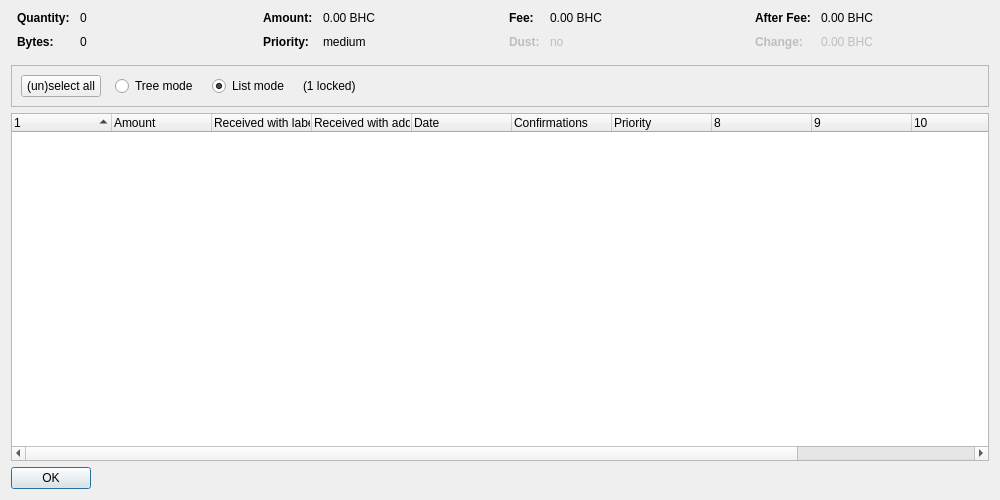
<?xml version="1.0" encoding="UTF-8"?>
<ui version="4.0">
 <class>SigmaCoinControlDialog</class>
 <widget class="QDialog" name="SigmaCoinControlDialog">
  <property name="geometry">
   <rect>
    <x>0</x>
    <y>0</y>
    <width>1000</width>
    <height>500</height>
   </rect>
  </property>
  <property name="windowTitle">
   <string>Coin Selection</string>
  </property>
  <layout class="QVBoxLayout" name="verticalLayout">
   <item>
    <layout class="QHBoxLayout" name="horizontalLayoutTop" stretch="0,0,0,0">
     <property name="topMargin">
      <number>0</number>
     </property>
     <property name="bottomMargin">
      <number>10</number>
     </property>
     <item>
      <layout class="QFormLayout" name="formLayoutCoinControl1">
       <property name="horizontalSpacing">
        <number>10</number>
       </property>
       <property name="verticalSpacing">
        <number>10</number>
       </property>
       <property name="leftMargin">
        <number>6</number>
       </property>
       <property name="rightMargin">
        <number>6</number>
       </property>
       <item row="0" column="0">
        <widget class="QLabel" name="labelCoinControlQuantityText">
         <property name="font">
          <font>
           <weight>75</weight>
           <bold>true</bold>
          </font>
         </property>
         <property name="text">
          <string>Quantity:</string>
         </property>
        </widget>
       </item>
       <item row="0" column="1">
        <widget class="QLabel" name="labelCoinControlQuantity">
         <property name="cursor">
          <cursorShape>IBeamCursor</cursorShape>
         </property>
         <property name="contextMenuPolicy">
          <enum>Qt::ActionsContextMenu</enum>
         </property>
         <property name="text">
          <string notr="true">0</string>
         </property>
         <property name="textInteractionFlags">
          <set>Qt::LinksAccessibleByMouse|Qt::TextSelectableByKeyboard|Qt::TextSelectableByMouse</set>
         </property>
        </widget>
       </item>
       <item row="1" column="0">
        <widget class="QLabel" name="labelCoinControlBytesText">
         <property name="font">
          <font>
           <weight>75</weight>
           <bold>true</bold>
          </font>
         </property>
         <property name="text">
          <string>Bytes:</string>
         </property>
        </widget>
       </item>
       <item row="1" column="1">
        <widget class="QLabel" name="labelCoinControlBytes">
         <property name="cursor">
          <cursorShape>IBeamCursor</cursorShape>
         </property>
         <property name="contextMenuPolicy">
          <enum>Qt::ActionsContextMenu</enum>
         </property>
         <property name="text">
          <string notr="true">0</string>
         </property>
         <property name="textInteractionFlags">
          <set>Qt::LinksAccessibleByMouse|Qt::TextSelectableByKeyboard|Qt::TextSelectableByMouse</set>
         </property>
        </widget>
       </item>
      </layout>
     </item>
     <item>
      <layout class="QFormLayout" name="formLayoutCoinControl2">
       <property name="horizontalSpacing">
        <number>10</number>
       </property>
       <property name="verticalSpacing">
        <number>10</number>
       </property>
       <property name="leftMargin">
        <number>6</number>
       </property>
       <property name="rightMargin">
        <number>6</number>
       </property>
       <item row="0" column="0">
        <widget class="QLabel" name="labelCoinControlAmountText">
         <property name="font">
          <font>
           <weight>75</weight>
           <bold>true</bold>
          </font>
         </property>
         <property name="text">
          <string>Amount:</string>
         </property>
        </widget>
       </item>
       <item row="0" column="1">
        <widget class="QLabel" name="labelCoinControlAmount">
         <property name="cursor">
          <cursorShape>IBeamCursor</cursorShape>
         </property>
         <property name="contextMenuPolicy">
          <enum>Qt::ActionsContextMenu</enum>
         </property>
         <property name="text">
          <string notr="true">0.00 BHC</string>
         </property>
         <property name="textInteractionFlags">
          <set>Qt::LinksAccessibleByMouse|Qt::TextSelectableByKeyboard|Qt::TextSelectableByMouse</set>
         </property>
        </widget>
       </item>
       <item row="1" column="0">
        <widget class="QLabel" name="labelCoinControlPriorityText">
         <property name="font">
          <font>
           <weight>75</weight>
           <bold>true</bold>
          </font>
         </property>
         <property name="text">
          <string>Priority:</string>
         </property>
        </widget>
       </item>
       <item row="1" column="1">
        <widget class="QLabel" name="labelCoinControlPriority">
         <property name="cursor">
          <cursorShape>IBeamCursor</cursorShape>
         </property>
         <property name="contextMenuPolicy">
          <enum>Qt::ActionsContextMenu</enum>
         </property>
         <property name="text">
          <string notr="true">medium</string>
         </property>
         <property name="textInteractionFlags">
          <set>Qt::LinksAccessibleByMouse|Qt::TextSelectableByKeyboard|Qt::TextSelectableByMouse</set>
         </property>
        </widget>
       </item>
      </layout>
     </item>
     <item>
      <layout class="QFormLayout" name="formLayoutCoinControl3">
       <property name="horizontalSpacing">
        <number>10</number>
       </property>
       <property name="verticalSpacing">
        <number>10</number>
       </property>
       <property name="leftMargin">
        <number>6</number>
       </property>
       <property name="rightMargin">
        <number>6</number>
       </property>
       <item row="0" column="0">
        <widget class="QLabel" name="labelCoinControlFeeText">
         <property name="font">
          <font>
           <weight>75</weight>
           <bold>true</bold>
          </font>
         </property>
         <property name="text">
          <string>Fee:</string>
         </property>
        </widget>
       </item>
       <item row="0" column="1">
        <widget class="QLabel" name="labelCoinControlFee">
         <property name="cursor">
          <cursorShape>IBeamCursor</cursorShape>
         </property>
         <property name="contextMenuPolicy">
          <enum>Qt::ActionsContextMenu</enum>
         </property>
         <property name="text">
          <string notr="true">0.00 BHC</string>
         </property>
         <property name="textInteractionFlags">
          <set>Qt::LinksAccessibleByMouse|Qt::TextSelectableByKeyboard|Qt::TextSelectableByMouse</set>
         </property>
        </widget>
       </item>
       <item row="1" column="0">
        <widget class="QLabel" name="labelCoinControlLowOutputText">
         <property name="enabled">
          <bool>false</bool>
         </property>
         <property name="font">
          <font>
           <weight>75</weight>
           <bold>true</bold>
          </font>
         </property>
         <property name="text">
          <string>Dust:</string>
         </property>
        </widget>
       </item>
       <item row="1" column="1">
        <widget class="QLabel" name="labelCoinControlLowOutput">
         <property name="enabled">
          <bool>false</bool>
         </property>
         <property name="cursor">
          <cursorShape>IBeamCursor</cursorShape>
         </property>
         <property name="contextMenuPolicy">
          <enum>Qt::ActionsContextMenu</enum>
         </property>
         <property name="text">
          <string notr="true">no</string>
         </property>
         <property name="textInteractionFlags">
          <set>Qt::LinksAccessibleByMouse|Qt::TextSelectableByKeyboard|Qt::TextSelectableByMouse</set>
         </property>
        </widget>
       </item>
      </layout>
     </item>
     <item>
      <layout class="QFormLayout" name="formLayoutCoinControl4">
       <property name="horizontalSpacing">
        <number>10</number>
       </property>
       <property name="verticalSpacing">
        <number>10</number>
       </property>
       <property name="leftMargin">
        <number>6</number>
       </property>
       <property name="rightMargin">
        <number>6</number>
       </property>
       <item row="0" column="0">
        <widget class="QLabel" name="labelCoinControlAfterFeeText">
         <property name="font">
          <font>
           <weight>75</weight>
           <bold>true</bold>
          </font>
         </property>
         <property name="text">
          <string>After Fee:</string>
         </property>
        </widget>
       </item>
       <item row="0" column="1">
        <widget class="QLabel" name="labelCoinControlAfterFee">
         <property name="cursor">
          <cursorShape>IBeamCursor</cursorShape>
         </property>
         <property name="contextMenuPolicy">
          <enum>Qt::ActionsContextMenu</enum>
         </property>
         <property name="text">
          <string notr="true">0.00 BHC</string>
         </property>
         <property name="textInteractionFlags">
          <set>Qt::LinksAccessibleByMouse|Qt::TextSelectableByKeyboard|Qt::TextSelectableByMouse</set>
         </property>
        </widget>
       </item>
       <item row="1" column="0">
        <widget class="QLabel" name="labelCoinControlChangeText">
         <property name="enabled">
          <bool>false</bool>
         </property>
         <property name="font">
          <font>
           <weight>75</weight>
           <bold>true</bold>
          </font>
         </property>
         <property name="text">
          <string>Change:</string>
         </property>
        </widget>
       </item>
       <item row="1" column="1">
        <widget class="QLabel" name="labelCoinControlChange">
         <property name="enabled">
          <bool>false</bool>
         </property>
         <property name="cursor">
          <cursorShape>IBeamCursor</cursorShape>
         </property>
         <property name="contextMenuPolicy">
          <enum>Qt::ActionsContextMenu</enum>
         </property>
         <property name="text">
          <string notr="true">0.00 BHC</string>
         </property>
         <property name="textInteractionFlags">
          <set>Qt::LinksAccessibleByMouse|Qt::TextSelectableByKeyboard|Qt::TextSelectableByMouse</set>
         </property>
        </widget>
       </item>
      </layout>
     </item>
    </layout>
   </item>
   <item>
    <widget class="QFrame" name="frame">
     <property name="minimumSize">
      <size>
       <width>0</width>
       <height>40</height>
      </size>
     </property>
     <property name="frameShape">
      <enum>QFrame::StyledPanel</enum>
     </property>
     <property name="frameShadow">
      <enum>QFrame::Sunken</enum>
     </property>
     <layout class="QHBoxLayout" name="horizontalLayout">
      <item>
       <layout class="QHBoxLayout" name="horizontalLayoutPanel" stretch="0,0,0,0,0">
        <property name="spacing">
         <number>14</number>
        </property>
        <item>
         <widget class="QPushButton" name="pushButtonSelectAll">
          <property name="sizePolicy">
           <sizepolicy hsizetype="Maximum" vsizetype="Fixed">
            <horstretch>0</horstretch>
            <verstretch>0</verstretch>
           </sizepolicy>
          </property>
          <property name="text">
           <string>(un)select all</string>
          </property>
          <property name="autoDefault">
           <bool>false</bool>
          </property>
         </widget>
        </item>
        <item>
         <widget class="QRadioButton" name="radioTreeMode">
          <property name="sizePolicy">
           <sizepolicy hsizetype="Maximum" vsizetype="Fixed">
            <horstretch>0</horstretch>
            <verstretch>0</verstretch>
           </sizepolicy>
          </property>
          <property name="text">
           <string>Tree mode</string>
          </property>
         </widget>
        </item>
        <item>
         <widget class="QRadioButton" name="radioListMode">
          <property name="sizePolicy">
           <sizepolicy hsizetype="Maximum" vsizetype="Fixed">
            <horstretch>0</horstretch>
            <verstretch>0</verstretch>
           </sizepolicy>
          </property>
          <property name="text">
           <string>List mode</string>
          </property>
          <property name="checked">
           <bool>true</bool>
          </property>
         </widget>
        </item>
        <item>
         <widget class="QLabel" name="labelLocked">
          <property name="text">
           <string notr="true">(1 locked)</string>
          </property>
         </widget>
        </item>
        <item>
         <spacer name="horizontalSpacer">
          <property name="orientation">
           <enum>Qt::Horizontal</enum>
          </property>
          <property name="sizeHint" stdset="0">
           <size>
            <width>40</width>
            <height>20</height>
           </size>
          </property>
         </spacer>
        </item>
       </layout>
      </item>
     </layout>
    </widget>
   </item>
   <item>
    <widget class="CoinControlTreeWidget" name="treeWidget">
     <property name="contextMenuPolicy">
      <enum>Qt::CustomContextMenu</enum>
     </property>
     <property name="sortingEnabled">
      <bool>false</bool>
     </property>
     <property name="columnCount">
      <number>12</number>
     </property>
     <attribute name="headerShowSortIndicator" stdset="0">
      <bool>true</bool>
     </attribute>
     <attribute name="headerStretchLastSection">
      <bool>false</bool>
     </attribute>
     <column>
      <property name="text">
       <string/>
      </property>
     </column>
     <column>
      <property name="text">
       <string>Amount</string>
      </property>
     </column>
     <column>
      <property name="text">
       <string>Received with label</string>
      </property>
     </column>
     <column>
      <property name="text">
       <string>Received with address</string>
      </property>
     </column>
     <column>
      <property name="text">
       <string>Date</string>
      </property>
     </column>
     <column>
      <property name="text">
       <string>Confirmations</string>
      </property>
      <property name="toolTip">
       <string>Confirmed</string>
      </property>
     </column>
     <column>
      <property name="text">
       <string>Priority</string>
      </property>
     </column>
     <column>
      <property name="text">
       <string/>
      </property>
     </column>
     <column>
      <property name="text">
       <string/>
      </property>
     </column>
     <column>
      <property name="text">
       <string/>
      </property>
     </column>
     <column>
      <property name="text">
       <string/>
      </property>
     </column>
     <column>
      <property name="text">
       <string/>
      </property>
     </column>
    </widget>
   </item>
   <item>
    <widget class="QDialogButtonBox" name="buttonBox">
     <property name="sizePolicy">
      <sizepolicy hsizetype="Maximum" vsizetype="Fixed">
       <horstretch>0</horstretch>
       <verstretch>0</verstretch>
      </sizepolicy>
     </property>
     <property name="orientation">
      <enum>Qt::Horizontal</enum>
     </property>
     <property name="standardButtons">
      <set>QDialogButtonBox::Ok</set>
     </property>
    </widget>
   </item>
  </layout>
 </widget>
 <customwidgets>
  <customwidget>
   <class>CoinControlTreeWidget</class>
   <extends>QTreeWidget</extends>
   <header>coincontroltreewidget.h</header>
  </customwidget>
 </customwidgets>
 <resources/>
 <connections/>
</ui>
